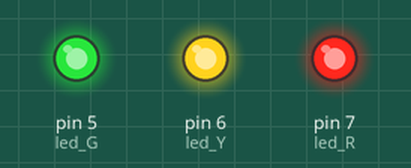
A sketch run on a simulated Arduino Uno, built with avr-gcc and run on an emulated ATmega328P. Parts: output pins drawn as LEDs (lit = HIGH).

Above: at 0.5 s.
At 3.5 s:
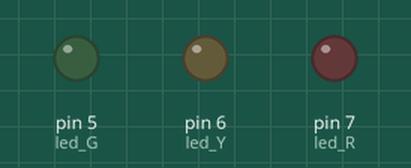
Timing chart, 0 to 4.6 s (numbered marks = the images above):
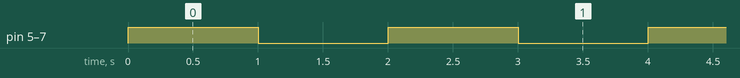

The sketch:

digital_IO_test.ino
```cpp
int led_R = 7;
int led_G = 5;
int led_Y = 6;

void setup() {
  pinMode(led_R, OUTPUT);
  pinMode(led_G, OUTPUT);
  pinMode(led_Y, OUTPUT);
}

void loop() {
  digitalWrite(led_R, HIGH);
  digitalWrite(led_G, HIGH);
  digitalWrite(led_Y, HIGH);
  delay(1000);

  digitalWrite(led_R, LOW);
  digitalWrite(led_G, LOW);
  digitalWrite(led_Y, LOW);
  delay(1000);
}
```

Measured:
- by itself, pin 5 (led_G), pin 6 (led_Y), pin 7 (led_R): alternates HIGH for 1.0 s and LOW for 1.0 s
